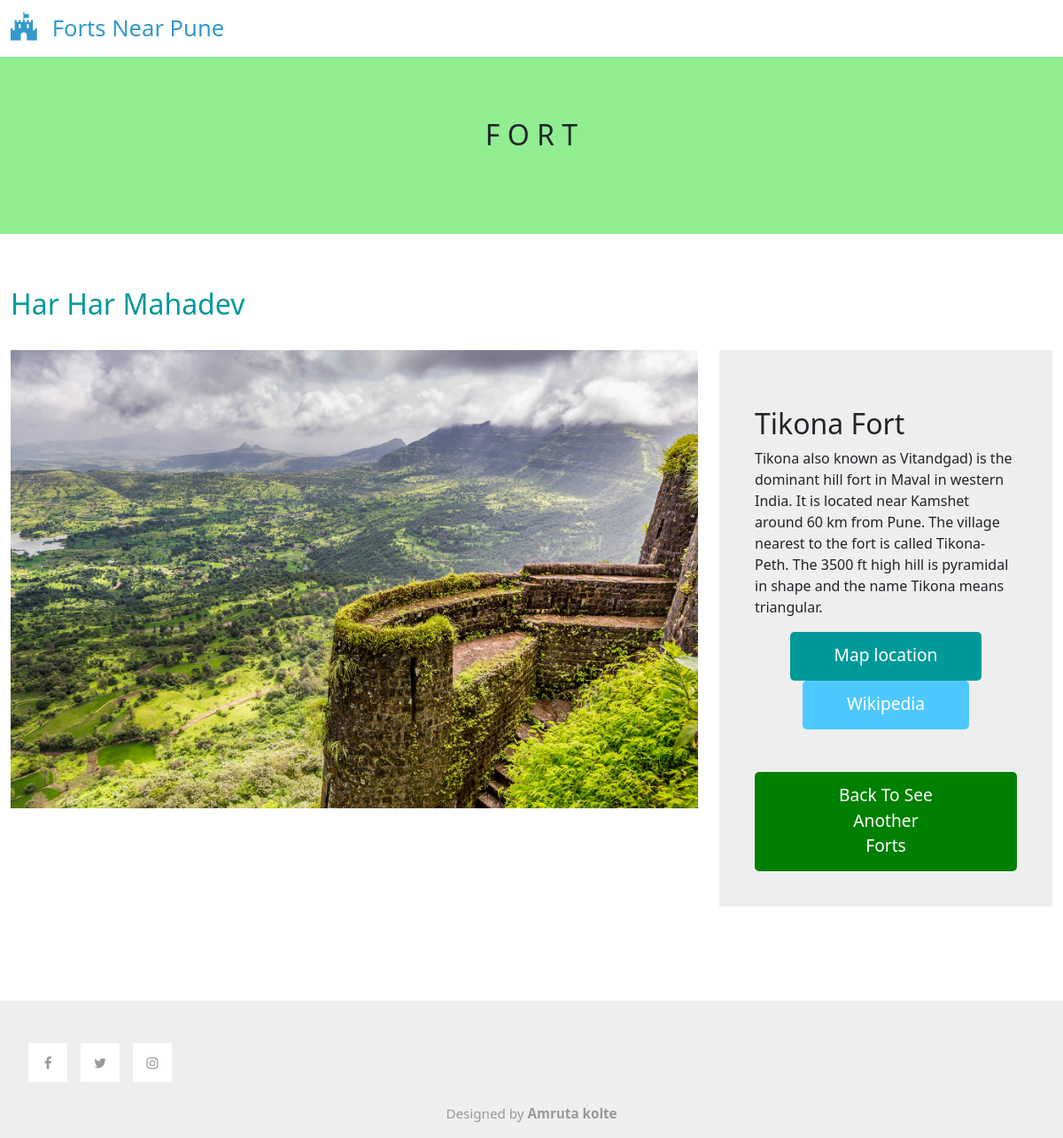
Screenshot of /forts/fort_detail/3 with the database file from the repository.
### fort/models.py (models this page shows, shortened)
class fort(models.Model):
    f_id = models.AutoField(primary_key=True)
    name = models.CharField(max_length=100)
    img = models.ImageField(upload_to='pics')
    add = models.CharField(max_length=255)
    add3d = models.CharField(max_length=255)
    info = models.TextField()

### fort/views.py (the view)
# urls.py: path('forts/fort_detail/<int:pk>', views.fort_detail, name='fort_detail'),
def fort_detail(request, pk):
    killa = fort.objects.get(f_id=pk)
    return render(request,'fort-detail.html', {'killa':killa})

### templates/fort-detail.html (shortened to what this page needs)
{% load static %}
<html lang="en">
<head>
    <link rel="stylesheet" href="{% static 'css/bootstrap.min.css' %}">
    <link rel="stylesheet" href="{% static 'css/all.min.css' %}">
    <link rel="stylesheet" href="{% static 'css/templatemo-style.css' %}">
	<link rel='stylesheet' href='https://cdnjs.cloudflare.com/ajax/libs/font-awesome/4.7.0/css/font-awesome.min.css'>
</head>
<body>
    <nav class="navbar navbar-expand-lg">
        <div class="container-fluid">
            <a class="navbar-brand" href="\forts">
                <i class="fa fa-fort-awesome mr-2" aria-hidden="true"></i>
                Forts Near Pune
            </a>
        </div>
    </nav>
    <div class="tm-hero d-flex justify-content-center align-items-center" style="background-color:lightgreen" data-parallax="scroll">
        <form>
            <h2>
			    <span>F</span>
		    	<span>O</span>
	    		<span>R</span>
    			<span>T</span>
		    </h2>
        </form>
    </div>
    <div class="container-fluid tm-container-content tm-mt-60">
        <div class="row mb-4">
            <h2 class="col-12 tm-text-primary">Har Har Mahadev</h2>
        </div>
        <div class="row tm-mb-90">
            <div class="col-xl-8 col-lg-7 col-md-6 col-sm-12">
                <img src="{{killa.img.url}}" alt="Image" class="img-fluid">
            </div>
            <div class="col-xl-4 col-lg-5 col-md-6 col-sm-12">
                <div class="tm-bg-gray tm-video-details">
                    <p class="mb-4">
                        <h2>{{killa.name}}</h2>
                        {{killa.info}}
                    </p>
                    <div class="text-center mb-5">
                        <a href="{{killa.add}}" class="btn btn-primary tm-btn-small">Map location</a><br>
                        <a href="{{killa.add3d}}" class="btn btn-primary tm-btn-small" style="background-color:#4DC9FF">Wikipedia</a>
                    </div>
                    <a href="\forts" class="btn btn-primary tm-btn-big" style="background-color:green">Back To See Another Forts</a><br>
                </div>
            </div>
        </div>
    </div>
    <footer class="tm-bg-gray pt-5 pb-3 tm-text-gray tm-footer">
                <div class="tm-social-links">
					<ul class="d-flex">
                        <li class="mb-2"><a href="https://www.facebook.com/nikhil.sanap.520/"><i class="fa fa-facebook"></i></a></li>
                        <li class="mb-2"><a href="https://twitter.com/NikhilSanap10?t=sOW_jasFcF7ij0FuYwhwCw&s=09"><i class="fa fa-twitter"></i></a></li>
                        <li class="mb-2"><a href="https://www.instagram.com/nikhil_sanap_007/"><i class="fa fa-instagram"></i></a></li>
                    </ul>
                </div>
				<div class="text-center">
                    Designed by <a class="tm-text-gray" rel="sponsored" target="_parent"><b>Amruta kolte</b></a>
                </div>
    </footer>
</body>
</html>

### static/css/templatemo-style.css (style rules this page uses)
p { line-height: 1.8; }
a { text-decoration: none; transition: all 0.3s ease; }
.container-fluid { max-width: 1770px; }
.btn { border-radius: 0; }
.btn-primary { background-color: #009999; border: 0; border-radius: 5px; padding: 12px 50px 14px; font-size: 1.2rem; }
.tm-btn-big { padding: 12px 90px 14px; }
.navbar-brand { color: #3399CC; font-size: 1.6rem; }
.navbar-brand i { font-size: 2rem; }
.tm-hero { min-height: 200px; background: transparent; }
.tm-mt-60 { margin-top: 60px; }
.tm-mb-90 { margin-bottom: 90px; }
.tm-text-primary { color: #009999; }
.tm-bg-gray { background-color: #EEEEEE; }
p, .tm-text-gray { color: #999; }
.tm-social-links li { list-style: none; margin-right: 15px; }
.tm-social-links li:last-child { margin-right: 0; }
.tm-social-links li a { color: #999999; width: 44px; height: 44px; display: flex; background-color: #fff; align-items: center; justify-content: center; }
.tm-footer { font-size: 0.95rem; }
.tm-video-details { height: 100%; padding: 40px; }

### rows the page displays
fort: img (picture), name "Tikona Fort", info "Tikona also known as Vitandgad) is the dominant hill fort in Maval in western India. It is located near Kamshet around 60 km from Pune. The village nearest to the fort is called Tikona-Peth. The 3500 ft high hill is pyramidal in shape and the name Tikona means triangular."
